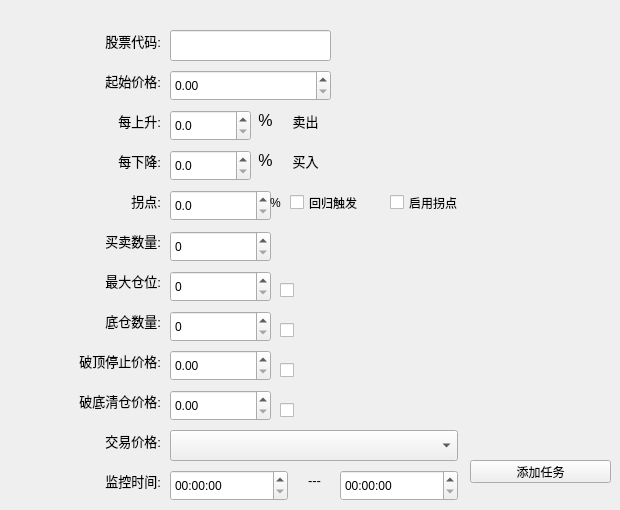
    <widget class="QWidget" name="tab_eq_section_trd">
     <attribute name="title">
      <string>区间交易</string>
     </attribute>
     <widget class="QLabel" name="label_buytask_stock_2">
      <property name="geometry">
       <rect>
        <x>90</x>
        <y>30</y>
        <width>71</width>
        <height>21</height>
       </rect>
      </property>
      <property name="font">
       <font>
        <pointsize>10</pointsize>
       </font>
      </property>
      <property name="text">
       <string>股票代码:</string>
      </property>
      <property name="alignment">
       <set>Qt::AlignRight|Qt::AlignTrailing|Qt::AlignVCenter</set>
      </property>
     </widget>
     <widget class="QLineEdit" name="le_eqsec_stock">
      <property name="geometry">
       <rect>
        <x>170</x>
        <y>30</y>
        <width>161</width>
        <height>31</height>
       </rect>
      </property>
     </widget>
     <widget class="QDoubleSpinBox" name="dbspbox_eqsec_start_price">
      <property name="geometry">
       <rect>
        <x>170</x>
        <y>70</y>
        <width>161</width>
        <height>31</height>
       </rect>
      </property>
      <property name="decimals">
       <number>2</number>
      </property>
      <property name="maximum">
       <double>999.990000000000009</double>
      </property>
     </widget>
     <widget class="QLabel" name="label_eqsec_start_price">
      <property name="geometry">
       <rect>
        <x>90</x>
        <y>70</y>
        <width>71</width>
        <height>21</height>
       </rect>
      </property>
      <property name="font">
       <font>
        <pointsize>10</pointsize>
       </font>
      </property>
      <property name="text">
       <string>起始价格:</string>
      </property>
      <property name="alignment">
       <set>Qt::AlignRight|Qt::AlignTrailing|Qt::AlignVCenter</set>
      </property>
     </widget>
     <widget class="QDoubleSpinBox" name="dbspbox_eqsec_raise_percent">
      <property name="geometry">
       <rect>
        <x>170</x>
        <y>110</y>
        <width>81</width>
        <height>31</height>
       </rect>
      </property>
      <property name="decimals">
       <number>1</number>
      </property>
      <property name="maximum">
       <double>1000.000000000000000</double>
      </property>
     </widget>
     <widget class="QLabel" name="label_raise_percent">
      <property name="geometry">
       <rect>
        <x>90</x>
        <y>110</y>
        <width>71</width>
        <height>21</height>
       </rect>
      </property>
      <property name="font">
       <font>
        <pointsize>10</pointsize>
       </font>
      </property>
      <property name="text">
       <string>每上升:</string>
      </property>
      <property name="alignment">
       <set>Qt::AlignRight|Qt::AlignTrailing|Qt::AlignVCenter</set>
      </property>
     </widget>
     <widget class="QLabel" name="label_raise_percent_bfh">
      <property name="geometry">
       <rect>
        <x>250</x>
        <y>110</y>
        <width>31</width>
        <height>21</height>
       </rect>
      </property>
      <property name="font">
       <font>
        <pointsize>12</pointsize>
       </font>
      </property>
      <property name="text">
       <string>%</string>
      </property>
      <property name="alignment">
       <set>Qt::AlignCenter</set>
      </property>
     </widget>
     <widget class="QLabel" name="label_raise_percent_sell">
      <property name="geometry">
       <rect>
        <x>280</x>
        <y>110</y>
        <width>51</width>
        <height>21</height>
       </rect>
      </property>
      <property name="font">
       <font>
        <pointsize>10</pointsize>
       </font>
      </property>
      <property name="text">
       <string>卖出</string>
      </property>
      <property name="alignment">
       <set>Qt::AlignCenter</set>
      </property>
     </widget>
     <widget class="QLabel" name="label_raise_percent_bfh_2">
      <property name="geometry">
       <rect>
        <x>250</x>
        <y>150</y>
        <width>31</width>
        <height>21</height>
       </rect>
      </property>
      <property name="font">
       <font>
        <pointsize>12</pointsize>
       </font>
      </property>
      <property name="text">
       <string>%</string>
      </property>
      <property name="alignment">
       <set>Qt::AlignCenter</set>
      </property>
     </widget>
     <widget class="QLabel" name="label_fall_percent">
      <property name="geometry">
       <rect>
        <x>90</x>
        <y>150</y>
        <width>71</width>
        <height>21</height>
       </rect>
      </property>
      <property name="font">
       <font>
        <pointsize>10</pointsize>
       </font>
      </property>
      <property name="text">
       <string>每下降:</string>
      </property>
      <property name="alignment">
       <set>Qt::AlignRight|Qt::AlignTrailing|Qt::AlignVCenter</set>
      </property>
     </widget>
     <widget class="QLabel" name="label_raise_percent_buy">
      <property name="geometry">
       <rect>
        <x>280</x>
        <y>150</y>
        <width>51</width>
        <height>21</height>
       </rect>
      </property>
      <property name="font">
       <font>
        <pointsize>10</pointsize>
       </font>
      </property>
      <property name="text">
       <string>买入</string>
      </property>
      <property name="alignment">
       <set>Qt::AlignCenter</set>
      </property>
     </widget>
     <widget class="QDoubleSpinBox" name="dbspbox_eqsec_fall_percent">
      <property name="geometry">
       <rect>
        <x>170</x>
        <y>150</y>
        <width>81</width>
        <height>31</height>
       </rect>
      </property>
      <property name="decimals">
       <number>1</number>
      </property>
      <property name="maximum">
       <double>1000.000000000000000</double>
      </property>
     </widget>
     <widget class="QLabel" name="label_price_level_3">
      <property name="geometry">
       <rect>
        <x>70</x>
        <y>430</y>
        <width>91</width>
        <height>21</height>
       </rect>
      </property>
      <property name="font">
       <font>
        <pointsize>10</pointsize>
       </font>
      </property>
      <property name="text">
       <string>交易价格:</string>
      </property>
      <property name="alignment">
       <set>Qt::AlignRight|Qt::AlignTrailing|Qt::AlignVCenter</set>
      </property>
     </widget>
     <widget class="QTimeEdit" name="timeEdit_eqsec_begin">
      <property name="geometry">
       <rect>
        <x>170</x>
        <y>470</y>
        <width>118</width>
        <height>31</height>
       </rect>
      </property>
     </widget>
     <widget class="QLabel" name="label_buytask_monitor_time_2">
      <property name="geometry">
       <rect>
        <x>70</x>
        <y>470</y>
        <width>91</width>
        <height>21</height>
       </rect>
      </property>
      <property name="font">
       <font>
        <pointsize>10</pointsize>
       </font>
      </property>
      <property name="text">
       <string>监控时间:</string>
      </property>
      <property name="alignment">
       <set>Qt::AlignRight|Qt::AlignTrailing|Qt::AlignVCenter</set>
      </property>
     </widget>
     <widget class="QTimeEdit" name="timeEdit_eqsec_end">
      <property name="geometry">
       <rect>
        <x>340</x>
        <y>470</y>
        <width>118</width>
        <height>31</height>
       </rect>
      </property>
     </widget>
     <widget class="QComboBox" name="combox_eqsec_price_level">
      <property name="geometry">
       <rect>
        <x>170</x>
        <y>430</y>
        <width>288</width>
        <height>31</height>
       </rect>
      </property>
     </widget>
     <widget class="QLabel" name="label_23">
      <property name="geometry">
       <rect>
        <x>300</x>
        <y>470</y>
        <width>21</width>
        <height>21</height>
       </rect>
      </property>
      <property name="font">
       <font>
        <pointsize>10</pointsize>
       </font>
      </property>
      <property name="text">
       <string>---</string>
      </property>
      <property name="alignment">
       <set>Qt::AlignRight|Qt::AlignTrailing|Qt::AlignVCenter</set>
      </property>
     </widget>
     <widget class="QLabel" name="lab_eqsec_quantity">
      <property name="geometry">
       <rect>
        <x>70</x>
        <y>230</y>
        <width>91</width>
        <height>21</height>
       </rect>
      </property>
      <property name="font">
       <font>
        <pointsize>10</pointsize>
       </font>
      </property>
      <property name="text">
       <string>买卖数量:</string>
      </property>
      <property name="alignment">
       <set>Qt::AlignRight|Qt::AlignTrailing|Qt::AlignVCenter</set>
      </property>
     </widget>
     <widget class="QSpinBox" name="spinBox_eqsec_quantity">
      <property name="geometry">
       <rect>
        <x>170</x>
        <y>231</y>
        <width>101</width>
        <height>31</height>
       </rect>
      </property>
     </widget>
     <widget class="QPushButton" name="pbtn_add_eqsection_task">
      <property name="geometry">
       <rect>
        <x>470</x>
        <y>460</y>
        <width>141</width>
        <height>23</height>
       </rect>
      </property>
      <property name="text">
       <string>添加任务</string>
      </property>
     </widget>
     <widget class="QDoubleSpinBox" name="dbspbox_eqsec_max_price">
      <property name="geometry">
       <rect>
        <x>170</x>
        <y>350</y>
        <width>101</width>
        <height>31</height>
       </rect>
      </property>
      <property name="decimals">
       <number>2</number>
      </property>
      <property name="maximum">
       <double>999.990000000000009</double>
      </property>
     </widget>
     <widget class="QLabel" name="label_eqsec_maxprice">
      <property name="geometry">
       <rect>
        <x>70</x>
        <y>350</y>
        <width>91</width>
        <height>21</height>
       </rect>
      </property>
      <property name="font">
       <font>
        <pointsize>10</pointsize>
       </font>
      </property>
      <property name="text">
       <string>破顶停止价格:</string>
      </property>
      <property name="alignment">
       <set>Qt::AlignRight|Qt::AlignTrailing|Qt::AlignVCenter</set>
      </property>
     </widget>
     <widget class="QLabel" name="label_eqsec_maxprice_2">
      <property name="geometry">
       <rect>
        <x>70</x>
        <y>390</y>
        <width>91</width>
        <height>21</height>
       </rect>
      </property>
      <property name="font">
       <font>
        <pointsize>10</pointsize>
       </font>
      </property>
      <property name="text">
       <string>破底清仓价格:</string>
      </property>
      <property name="alignment">
       <set>Qt::AlignRight|Qt::AlignTrailing|Qt::AlignVCenter</set>
      </property>
     </widget>
     <widget class="QDoubleSpinBox" name="dbspbox_eqsec_min_price">
      <property name="geometry">
       <rect>
        <x>170</x>
        <y>390</y>
        <width>101</width>
        <height>31</height>
       </rect>
      </property>
      <property name="decimals">
       <number>2</number>
      </property>
      <property name="maximum">
       <double>999.990000000000009</double>
      </property>
     </widget>
     <widget class="QCheckBox" name="cb_min_clear_trigger">
      <property name="geometry">
       <rect>
        <x>280</x>
        <y>400</y>
        <width>61</width>
        <height>21</height>
       </rect>
      </property>
      <property name="text">
       <string/>
      </property>
     </widget>
     <widget class="QCheckBox" name="cb_max_stop_trigger">
      <property name="geometry">
       <rect>
        <x>280</x>
        <y>360</y>
        <width>61</width>
        <height>21</height>
       </rect>
      </property>
      <property name="text">
       <string/>
      </property>
     </widget>
     <widget class="QSpinBox" name="spinBox_max_qty">
      <property name="geometry">
       <rect>
        <x>170</x>
        <y>271</y>
        <width>101</width>
        <height>31</height>
       </rect>
      </property>
      <property name="maximum">
       <number>999999999</number>
      </property>
     </widget>
     <widget class="QLabel" name="lab_max_quantity">
      <property name="geometry">
       <rect>
        <x>70</x>
        <y>270</y>
        <width>91</width>
        <height>21</height>
       </rect>
      </property>
      <property name="font">
       <font>
        <pointsize>10</pointsize>
       </font>
      </property>
      <property name="text">
       <string>最大仓位:</string>
      </property>
      <property name="alignment">
       <set>Qt::AlignRight|Qt::AlignTrailing|Qt::AlignVCenter</set>
      </property>
     </widget>
     <widget class="QCheckBox" name="cb_max_qty">
      <property name="geometry">
       <rect>
        <x>280</x>
        <y>280</y>
        <width>61</width>
        <height>21</height>
       </rect>
      </property>
      <property name="text">
       <string/>
      </property>
     </widget>
     <widget class="QLabel" name="lab_min_quantity">
      <property name="geometry">
       <rect>
        <x>70</x>
        <y>310</y>
        <width>91</width>
        <height>21</height>
       </rect>
      </property>
      <property name="font">
       <font>
        <pointsize>10</pointsize>
       </font>
      </property>
      <property name="text">
       <string>底仓数量:</string>
      </property>
      <property name="alignment">
       <set>Qt::AlignRight|Qt::AlignTrailing|Qt::AlignVCenter</set>
      </property>
     </widget>
     <widget class="QSpinBox" name="spinBox_min_qty">
      <property name="geometry">
       <rect>
        <x>170</x>
        <y>311</y>
        <width>101</width>
        <height>31</height>
       </rect>
      </property>
      <property name="maximum">
       <number>999999999</number>
      </property>
     </widget>
     <widget class="QCheckBox" name="cb_min_qty">
      <property name="geometry">
       <rect>
        <x>280</x>
        <y>320</y>
        <width>61</width>
        <height>21</height>
       </rect>
      </property>
      <property name="text">
       <string/>
      </property>
     </widget>
     <widget class="QWidget" name="wid_eqsec_rebounce_grp" native="true">
      <property name="geometry">
       <rect>
        <x>70</x>
        <y>180</y>
        <width>311</width>
        <height>41</height>
       </rect>
      </property>
      <widget class="QCheckBox" name="cb_eqsec_back_trigger">
       <property name="geometry">
        <rect>
         <x>220</x>
         <y>12</y>
         <width>91</width>
         <height>21</height>
        </rect>
       </property>
       <property name="text">
        <string>回归触发</string>
       </property>
      </widget>
      <widget class="QDoubleSpinBox" name="spinBox_eqsec_rebounce">
       <property name="geometry">
        <rect>
         <x>100</x>
         <y>10</y>
         <width>101</width>
         <height>31</height>
        </rect>
       </property>
       <property name="decimals">
        <number>1</number>
       </property>
       <property name="maximum">
        <double>100.000000000000000</double>
       </property>
      </widget>
      <widget class="QLabel" name="label_eqsec_percent">
       <property name="geometry">
        <rect>
         <x>200</x>
         <y>13</y>
         <width>16</width>
         <height>20</height>
        </rect>
       </property>
       <property name="text">
        <string>%</string>
       </property>
      </widget>
      <widget class="QLabel" name="label_eqsec_rebounce">
       <property name="geometry">
        <rect>
         <x>20</x>
         <y>10</y>
         <width>71</width>
         <height>21</height>
        </rect>
       </property>
       <property name="font">
        <font>
         <pointsize>10</pointsize>
        </font>
       </property>
       <property name="text">
        <string>拐点:</string>
       </property>
       <property name="alignment">
        <set>Qt::AlignRight|Qt::AlignTrailing|Qt::AlignVCenter</set>
       </property>
      </widget>
     </widget>
     <widget class="QCheckBox" name="cb_eqsec_rebounce">
      <property name="geometry">
       <rect>
        <x>390</x>
        <y>192</y>
        <width>92</width>
        <height>21</height>
       </rect>
      </property>
      <property name="text">
       <string>启用拐点</string>
      </property>
     </widget>
    </widget>
